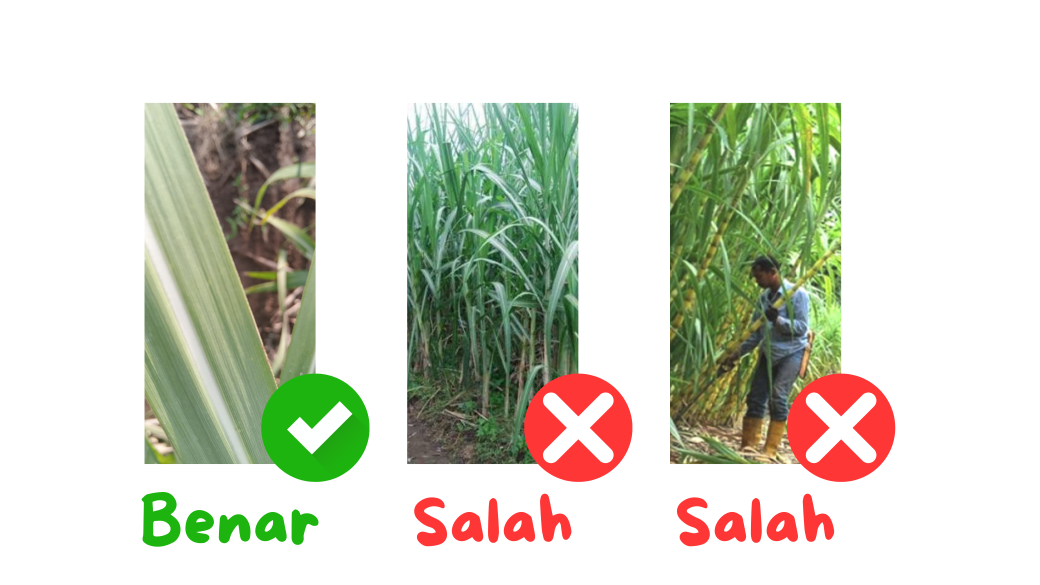
#> input picture assets/Benar_Salah.png, 3120 x 1755 px (shown at 1/3 size)
$ python -i feature_extraction.py   (imports and definitions only)   (older library calls are emulated)
#> lines starting #> are read from the running program, lines starting #| are printed output that depends on the picture; after the words box and inside, x2 and y2 are one past the last pixel; in counts of white or black regions, pixels touching at a corner belong together
#> further down, picture is the input picture: shape (1755, 3120, 3); mean B, G, R 199.9, 213.9, 211.6
"""
Feature Extraction Module untuk Klasifikasi Penyakit Daun Tebu
Menggunakan pipeline yang sama dengan training notebook
"""

import numpy as np
import cv2


def extract_features(img):
    """
    Ekstraksi fitur dari gambar daun tebu

    Args:
        img: numpy array gambar (BGR format dari cv2)

    Returns:
        numpy array dengan ~1003 fitur
    """
    fv = []

    # Resize ke 256x256 (sama dengan training)
    img = cv2.resize(img, (256, 256))

    # ========== Color Spaces ==========
    hsv = cv2.cvtColor(img, cv2.COLOR_BGR2HSV)
#> hsv: shape (256, 256, 3); mean H, S, V 14.7, 35, 221.4
    lab = cv2.cvtColor(img, cv2.COLOR_BGR2LAB)
#> lab: shape (256, 256, 3); mean of channels 0, 1, 2 216.9, 125.1, 135.9
    ycrcb = cv2.cvtColor(img, cv2.COLOR_BGR2YCrCb)
#> ycrcb: shape (256, 256, 3); mean of channels 0, 1, 2 211.6, 128, 121.4
    gray = cv2.cvtColor(img, cv2.COLOR_BGR2GRAY)
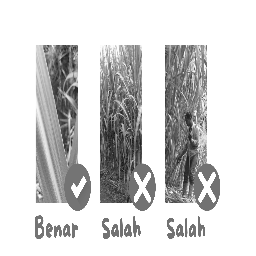
#> gray: shape (256, 256); min 18, max 255, mean 211.6

    # ========== Color Histograms (384 features) ==========
    for color_img in [img, hsv, lab, ycrcb]:
        for ch in range(3):
            hist = cv2.calcHist([color_img], [ch], None, [32], [0, 256])
            hist = hist.flatten() / (hist.sum() + 1e-7)
            fv.extend(hist)
#> this loop made 4 passes
#> after the loop, fv = 384 values, max 0.71 at index 272, min 0 at index 32, mean 0.0312

    # ========== Statistical Moments (72 features) ==========
    for color_img in [img, hsv, lab, ycrcb]:
        for ch in range(3):
            ch_data = color_img[:, :, ch].flatten()
            fv.append(np.mean(ch_data))
            fv.append(np.std(ch_data))
            fv.append(np.median(ch_data))
            fv.append(np.var(ch_data))
            mean = np.mean(ch_data)
            std = np.std(ch_data) + 1e-7
            fv.append(np.mean(((ch_data - mean) / std) ** 3))  # Skewness
            fv.append(np.mean(((ch_data - mean) / std) ** 4))  # Kurtosis
#> after the loop, fv = 456 values, max 6807.8 at index 387, min -2.2 at index 454, mean 81.93

    # ========== GLCM Texture (20 features) ==========
    gray_q = (gray // 32).astype(np.uint8)
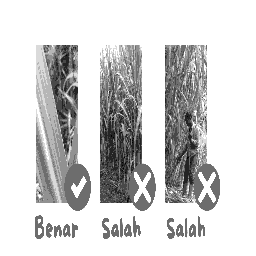
#> gray_q: shape (256, 256); min 0, max 7, mean 5.8; drawn with min black and max white
    for dx, dy in [(1,0), (1,1), (0,1), (-1,1)]:
        glcm = np.zeros((8, 8))
        for i in range(1, gray_q.shape[0]-1):
            for j in range(1, gray_q.shape[1]-1):
                if 0 <= i+dy < gray_q.shape[0] and 0 <= j+dx < gray_q.shape[1]:
                    glcm[gray_q[i,j], gray_q[i+dy,j+dx]] += 1

        glcm = glcm / (glcm.sum() + 1e-7)
        contrast = sum([(i-j)**2 * glcm[i,j] for i in range(8) for j in range(8)])
        homogeneity = sum([glcm[i,j]/(1+abs(i-j)) for i in range(8) for j in range(8)])
        energy = sum([glcm[i,j]**2 for i in range(8) for j in range(8)])
        correlation = sum([i*j*glcm[i,j] for i in range(8) for j in range(8)])
        entropy = -sum([glcm[i,j]*np.log(glcm[i,j]+1e-7) for i in range(8) for j in range(8)])
        fv.extend([contrast, homogeneity, energy, correlation, entropy])
#> this loop made 4 passes
#> (contrast, homogeneity, energy, correlation, entropy) on passes 1 to 4: (0.829, 0.882, 0.426, 36.57, 1.79), (0.889, 0.88, 0.423, 36.54, 1.81), (0.356, 0.93, 0.444, 36.81, 1.61), (0.921, 0.876, 0.422, 36.53, 1.82)
#> after the loop, fv = 476 values, max 6807.8 at index 387, min -2.2 at index 454, mean 78.82

    # ========== LBP Texture (32 features) ==========
    lbp = np.zeros_like(gray)
#> lbp: shape (256, 256); every value is 0
    for i in range(1, gray.shape[0]-1):
        for j in range(1, gray.shape[1]-1):
            center = gray[i,j]
            code = 0
            code |= (gray[i-1,j-1] >= center) << 7
            code |= (gray[i-1,j] >= center) << 6
            code |= (gray[i-1,j+1] >= center) << 5
            code |= (gray[i,j+1] >= center) << 4
            code |= (gray[i+1,j+1] >= center) << 3
            code |= (gray[i+1,j] >= center) << 2
            code |= (gray[i+1,j-1] >= center) << 1
            code |= (gray[i,j-1] >= center)
            lbp[i,j] = code
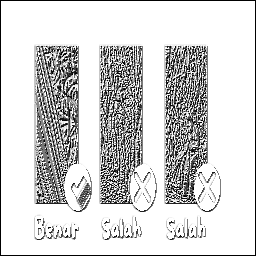
#> lbp: shape (256, 256); min 0, max 255, mean 212

    lbp_hist = cv2.calcHist([lbp.astype(np.uint8)], [0], None, [32], [0, 256])
#> lbp_hist = 32 values, max 46128 at index 31, min 85 at index 10, mean 2048
    lbp_hist = lbp_hist.flatten() / (lbp_hist.sum() + 1e-7)
#> lbp_hist = 32 values, max 0.704 at index 31, min 0.0013 at index 10, mean 0.0312
    fv.extend(lbp_hist)

    # ========== Gabor Wavelets (48 features) ==========
    for theta in np.arange(0, np.pi, np.pi/8):
        for sigma in [3, 5, 7]:
            kernel = cv2.getGaborKernel((21, 21), sigma, theta, 10.0, 0.5, 0)
            filtered = cv2.filter2D(gray, cv2.CV_64F, kernel)
            fv.append(np.mean(filtered))
            fv.append(np.std(filtered))
#> this loop made 8 passes
#> theta on passes 2 to 8: 0.393, 0.785, 1.18, 1.57, 1.96, 2.36, 2.75
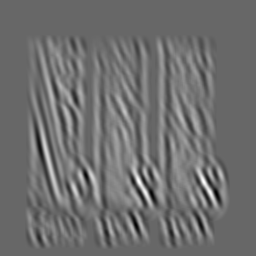
#> filtered: shape (256, 256) float64; min -7668.1, max 5528.3, mean -1903.6; drawn with min black and max white
#> after the loop, fv = 556 values, max 6807.8 at index 387, min -1903.6 at index 518, mean 159.1

    # ========== HOG Features ==========
    winSize = (64, 64)
    blockSize = (16, 16)
    blockStride = (8, 8)
    cellSize = (8, 8)
    nbins = 9
    gray_resized = cv2.resize(gray, winSize)
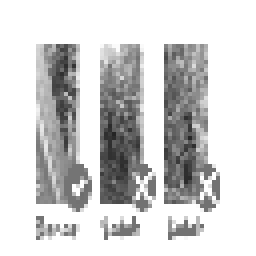
#> gray_resized: shape (64, 64) (shown 4 times larger); min 36, max 255, mean 210.5
    hog = cv2.HOGDescriptor(winSize, blockSize, blockStride, cellSize, nbins)
    hog_features = hog.compute(gray_resized)
#> hog_features = 1764 values, max 0.453 at index 1521, min 0 at index 5, mean 0.128
    hog_features = hog_features.flatten()[::4]
#> hog_features = 441 values, max 0.453 at index 382, min 0 at index 320, mean 0.128
    fv.extend(hog_features)

    # ========== Edge Features (6 features) ==========
    sobelx = cv2.Sobel(gray, cv2.CV_64F, 1, 0, ksize=5)
    sobely = cv2.Sobel(gray, cv2.CV_64F, 0, 1, ksize=5)
    sobel = np.sqrt(sobelx**2 + sobely**2)
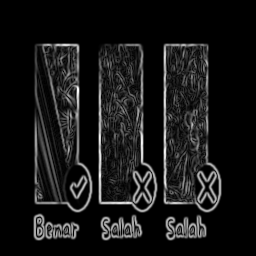
#> sobel: shape (256, 256) float64; min 0, max 10118.4, mean 904.5; drawn with min black and max white
    fv.extend([np.mean(sobel), np.std(sobel), np.max(sobel),
               np.percentile(sobel, 75), np.percentile(sobel, 90)])
    canny = cv2.Canny(gray, 50, 150)
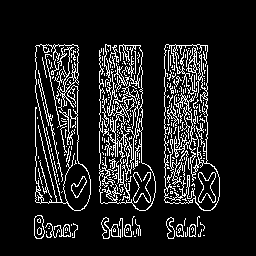
#> canny: shape (256, 256); 12.1% white in thin lines or dots, all inside (x1, y1, x2, y2) = (34, 44, 220, 239)
    fv.append(np.sum(canny > 0) / canny.size)

    return np.array(fv)


# [60 lines left out: function create_readable_feature_names, not called in this run]

>>> import cv2
>>> picture = cv2.imread('assets/Benar_Salah.png')
>>> result = extract_features(picture)
#> result = 1003 values, max 10118.4 at index 999, min -1903.6 at index 518, mean 105.1
